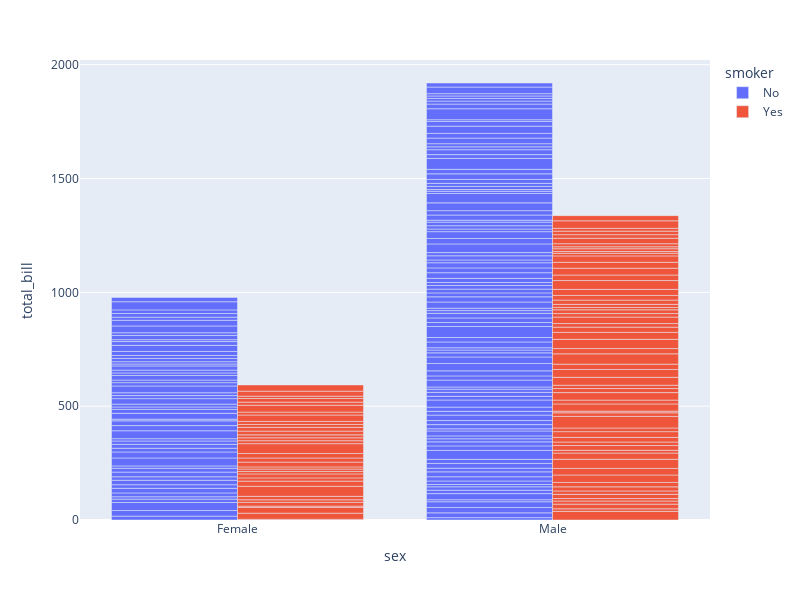

Here is the notebook cell this chart was saved with:
### Code cell
# 積み上げ棒グラフ
# smoker 列で分割してグループ化

px.bar(
    tips,
    x="sex",
    y="total_bill",
    color="smoker",
    barmode="group",
    width=800,
    height=600,
).show()

### Figure 1 — Plotly figure (JSON) as saved in the notebook; plotly's stock layout.template omitted (floating-point values rounded to 4 significant figures; data arrays with more than 128 entries replaced by an {"elided": "..."} marker saying what was removed)
{"data": [{"alignmentgroup": "True", "hovertemplate": "smoker=No<br>sex=%{x}<br>total_bill=%{y}<extra></extra>", "legendgroup": "No", "marker": {"color": "#636efa", "pattern": {"shape": ""}}, "name": "No", "offsetgroup": "No", "orientation": "v", "showlegend": true, "textposition": "auto", "type": "bar", "x": {"elided": "151 str values"}, "xaxis": "x", "y": {"elided": "151 float values"}, "yaxis": "y"}, {"alignmentgroup": "True", "hovertemplate": "smoker=Yes<br>sex=%{x}<br>total_bill=%{y}<extra></extra>", "legendgroup": "Yes", "marker": {"color": "#EF553B", "pattern": {"shape": ""}}, "name": "Yes", "offsetgroup": "Yes", "orientation": "v", "showlegend": true, "textposition": "auto", "type": "bar", "x": ["Male", "Male", "Male", "Male", "Male", "Male", "Female", "Male", "Female", "Female", "Male", "Male", "Male", "Male", "Female", "Female", "Male", "Male", "Male", "Male", "Female", "Female", "Female", "Female", "Male", "Male", "Male", "Female", "Male", "Female", "Female", "Female", "Male", "Male", "Male", "Male", "Male", "Male", "Male", "Male", "Female", "Male", "Male", "Male", "Male", "Male", "Male", "Female", "Male", "Female", "Male", "Male", "Female", "Male", "Male", "Male", "Male", "Female", "Female", "Male", "Male", "Female", "Female", "Female", "Male", "Female", "Male", "Male", "Male", "Female", "Male", "Male", "Female", "Female", "Female", "Male", "Male", "Male", "Female", "Male", "Female", "Male", "Male", "Female", "Female", "Female", "Male", "Male", "Male", "Male", "Male", "Female", "Male"], "xaxis": "x", "y": [38.01, 11.24, 20.29, 13.81, 11.02, 18.29, 3.07, 15.01, 26.86, 25.28, 17.92, 19.44, 32.68, 28.97, 5.75, 16.32, 40.17, 27.28, 12.03, 21.01, 11.35, 15.38, 44.3, 22.42, 15.36, 20.49, 25.21, 14.31, 16, 17.51, 10.59, 10.63, 50.81, 15.81, 7.25, 31.85, 16.82, 32.9, 17.89, 14.48, 9.6, 34.63, 34.65, 23.33, 45.35, 23.17, 40.55, 20.9, 30.46, 18.15, 23.1, 15.69, 19.81, 28.44, 15.48, 16.58, 10.34, 43.11, 13, 13.51, 18.71, 12.74, 13, 16.4, 20.53, 16.47, 26.59, 38.73, 24.27, 12.76, 30.06, 25.89, 13.27, 28.17, 12.9, 28.15, 11.59, 7.74, 30.14, 12.16, 13.42, 8.58, 13.42, 16.27, 10.09, 22.12, 24.01, 15.69, 15.53, 12.6, 32.83, 27.18, 22.67], "yaxis": "y"}], "layout": {"barmode": "group", "height": 600, "legend": {"title": {"text": "smoker"}, "tracegroupgap": 0}, "margin": {"t": 60}, "width": 800, "xaxis": {"anchor": "y", "domain": [0, 1], "title": {"text": "sex"}}, "yaxis": {"anchor": "x", "domain": [0, 1], "title": {"text": "total_bill"}}}}
